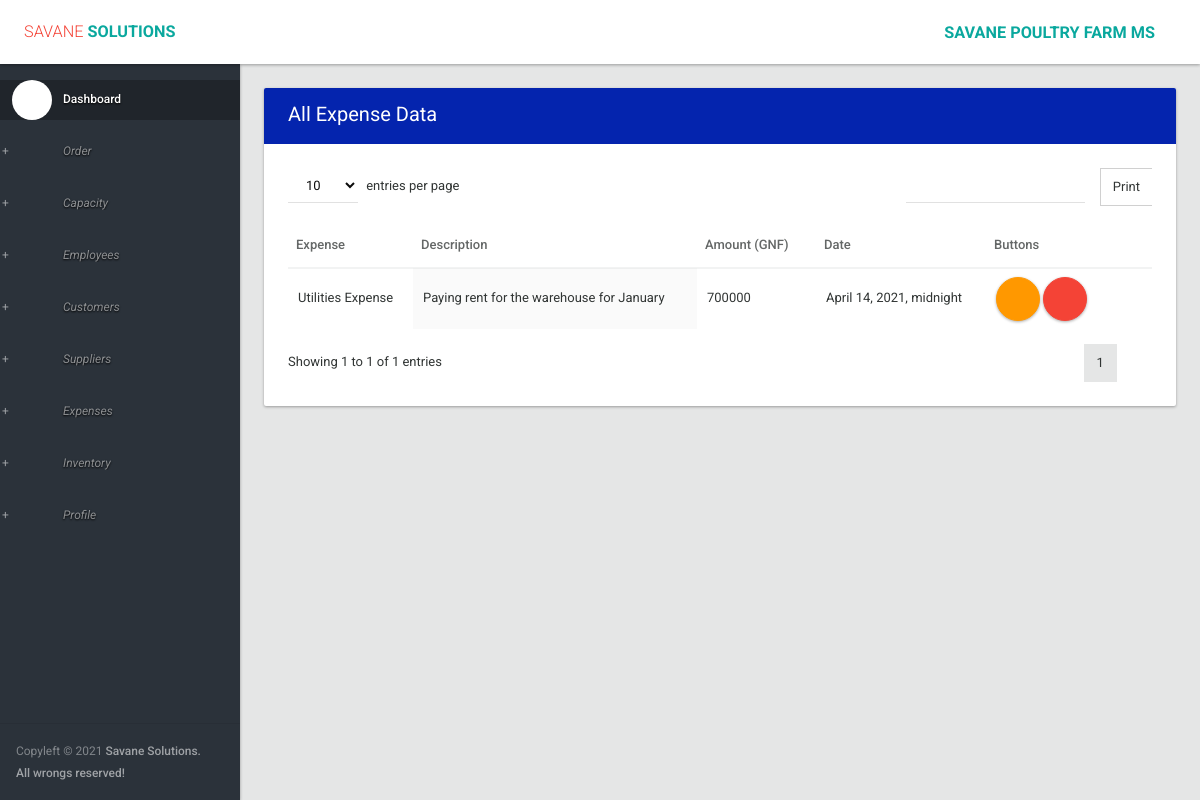
Screenshot of /all_expense (signed in) with the database file from the repository.
### orders/models.py (models this page shows)
class Expense(models.Model) :
    classification = models.CharField(max_length=50)
    description = models.CharField(max_length=100)
    amount = models.CharField(max_length=20)
    date = models.DateTimeField(default=timezone.now())

### orders/views.py (the view)
# urls.py: url(r'^all_expense$', my_order.all_expense, name='all_expense'),
@login_required
def all_expense(request):
    expenses = Expense.objects.all()
    return render(request, 'all_expense.html', {'Expense': expenses})

### orders/templates/all_expense.html (shortened to what this page needs)
{% extends 'layout.html' %}
{% load i18n %}
{% block body %}
                <section>
                    <div class="section-body">
                        <div class="row">
                            <div class="col-lg-12">
                                <div class="card">
                                    <div class="card-head style-primary">
                                        <header>{% trans "All Expense Data" %}</header>
                                        <div class="tools">
                                            <a class="btn btn-icon-toggle btn-collapse"><i class="fa fa-angle-down"></i></a>
                                            <a class="btn btn-icon-toggle btn-close"><i class="md md-close"></i></a>
                                        </div>
                                    </div>
                                    <div class="card-body">
                                        <div class="table-responsive">
                                            <table id="datatable2" class="table order-column hover">
                                                <thead>
                                                    <tr>
                                                        <th>{% trans "Expense" %}</th>
                                                        <th>{% trans "Description" %}</th>
                                                        <th>{% trans "Amount (GNF)" %}</th>
                                                        <th>{% trans "Date" %}</th>
                                                        <th width="150px">{% trans "Buttons" %}</th>
                                                    </tr>
                                                </thead>
                                                <tbody>
                                                    {% for expense in Expense %}
                                                        <tr class="gradeX">
                                                            <td>{{ expense.classification }}</td>
                                                            <td>{{ expense.description }}</td>
                                                            <td>{{ expense.amount }}</td>
                                                            <td>{{ expense.date }}</td>
                                                            <td>
                                                                <a href="{% url 'editexpense' expense.id %}" class="btn ink-reaction btn-floating-action btn-warning"><i class="md md-edit"></i> </a>
                                                                <a href="{% url 'deleteexpense' expense.id %}" class="btn ink-reaction btn-floating-action btn-danger" onclick="return confirm('Are you sure you want to delete this?')"><i class="md md-delete"></i> </a>
                                                            </td>
                                                        </tr>
                                                    {% endfor %}
                                                </tbody>
                                            </table>
                                        </div>
                                    </div>
                                </div>
                            </div>
                        </div>
                    </div>
                </section>
{% endblock %}

### rows the page displays
Expense: classification "Utilities Expense", description "Paying rent for the warehouse for January", amount "700000", date "April 14, 2021, midnight"
